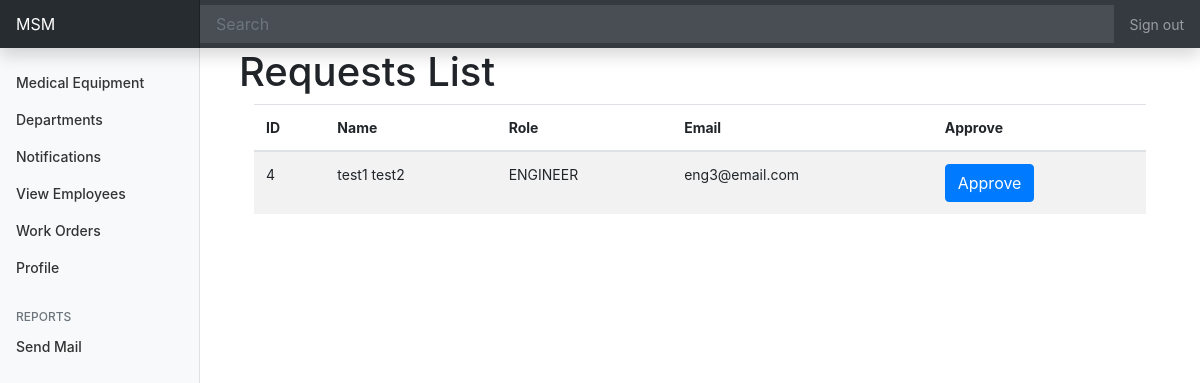
The page /med/list-notifications/ (signed in) on the database as committed earlier.
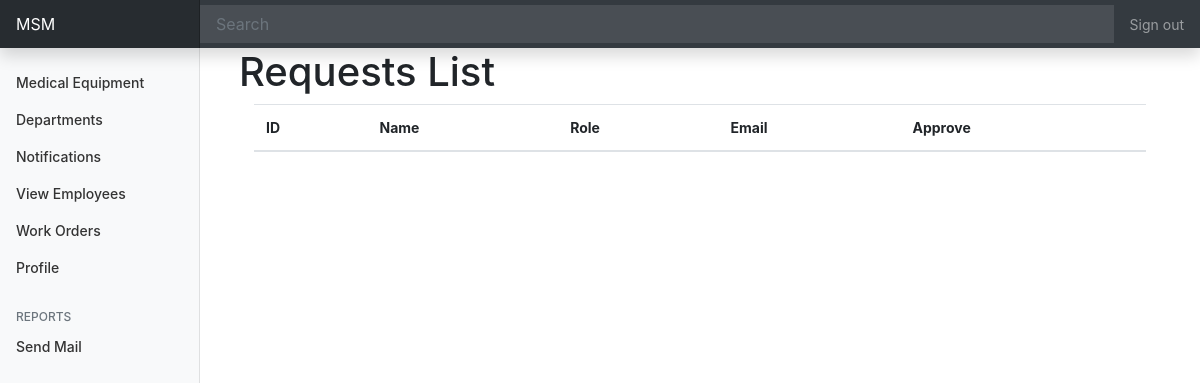
The same page on the database as committed later.
### med/models.py (models this page shows)
class Notifications(models.Model):
    user = models.ForeignKey(User, null=True, on_delete=models.CASCADE)
    hospital = models.ForeignKey(Hospital, null=True, on_delete=models.CASCADE)

### authentication/models.py (models this page shows, shortened)
class User(AbstractUser):
    class Types(models.TextChoices):
        MANAGER = "MANAGER", "manager"
        ENGINEER = "ENGINEER", "engineer"
        DOCTOR = "DOCTOR", "doctor"
    email = models.EmailField(_('email address'), unique=True)
    type = models.CharField(_("Type"), max_length= 50, choices=Types.choices, default = Types.MANAGER)
    in_hospital = models.BooleanField(_("Currently registered in a hospital"), default=False)
    USERNAME_FIELD = 'email'
    REQUIRED_FIELDS = []
    objects = CustomUserManager()

### med/views.py (the view)
# urls.py: path('list-notifications/', NotificationsListView.as_view(), name ='list-notifications'),
class NotificationsListView(LoginRequiredMixin, ListView):
    model = Notifications
    template_name = 'med/list_notifications.html'
    def get_queryset(self):
        man_hos = Manager.objects.get(id = self.request.user.id).hospital
        object_list = Notifications.objects.filter(hospital=man_hos)
        return object_list

### med/models.py (called while the page is built)
    def get_queryset(self, *args, **kwargs):
        return super().get_queryset(*args, **kwargs).filter(type=User.Types.MANAGER)

### med/templates/med/list_notifications.html
{% extends "dashboard/base.html" %}
{% block content%}
    <div class="container">
        <h1>Requests List</h1>
        <div class="container">
            <table class="table table-striped table-hover">
                <thead>
                <tr>
                    <th scope="col">ID</th>
                    <th scope="col">Name</th>
                    <th scope="col">Role</th>
                    <th scope="col">Email</th>
                    <th scope="col">Approve</th>
                </tr>
                </thead>
                <tbody>
                {% for request in object_list %}
                    <tr>
                        <td>{{ request.id }}</td>
                        <td>{{ request.user.first_name }} {{ request.user.last_name }}</td>
                        <td> {{ request.user.type}}</td>
                        <td> {{ request.user.email}}</td>
                        <td><a href="{% url 'join-hospital' request.user.id %}"><button class="btn btn-primary">Approve</button></a></td>
                    </tr>
                {% endfor %}
                </tbody>
            </table>
        </div>
    </div>
{% endblock %}

Rows that differ between the two databases and show on the page:
removed Notifications: id "4", user.first_name "test1", user.last_name "test2", user.type "ENGINEER", user.email "eng3@email.com"
